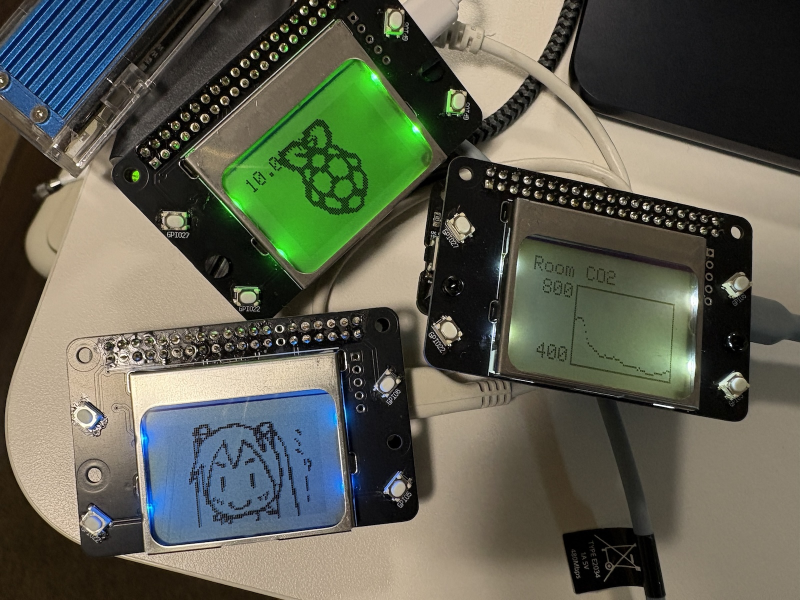
#> input picture images/boards.jpg, 1600 x 1200 px (shown at 1/2 size)
$ python img_convert.py ../images/boards.jpg
#> lines starting #> are read from the running program, lines starting #| are printed output that depends on the picture
import os
import sys
import PIL.Image

def image_to_fb_vlsb(img_path):
#> called with img_path = '../images/boards.jpg'
    i = PIL.Image.open(img_path).convert("1")
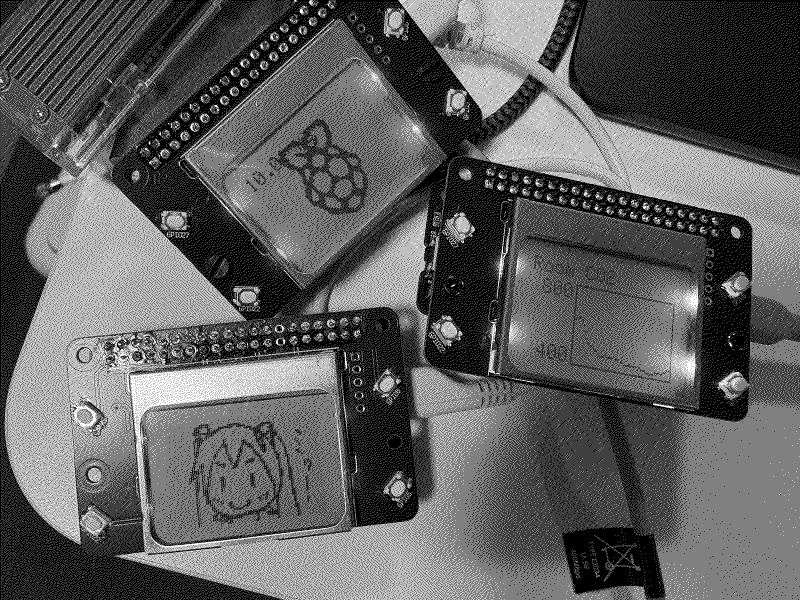
#> i: PIL image 1600x1200 1 (shown at 1/2 size); 36.3% white in thin lines or dots

    width, height = i.size
#> width = 1600; height = 1200
    # TODO: 8の倍数でないときのいい感じのやり方と、その後のビットシフト処理
    y_block_plus = 1 if height % 8 else 0
#> y_block_plus = 0
    y_blocks = height // 8 + y_block_plus
#> y_blocks = 150

    data = ""
    c = 1
    for y in range(0, y_blocks):
        for x in range(0, width):
            block = 0x00
            for by in range(0, 8):
                p = (255 - i.getpixel((x, y * 8 + by))) // 255
                block = block | p << by
            data += format(block, '#04x')
            data += ", " if c % 16 else ",\n"
            c += 1
#> after the loop, c = 240001
    return "output = (\n%s)" % data

if len(sys.argv) < 2:
    print("usage: %s <image file>" % sys.argv[0])
    sys.exit(1)

print(image_to_fb_vlsb(sys.argv[1]))
